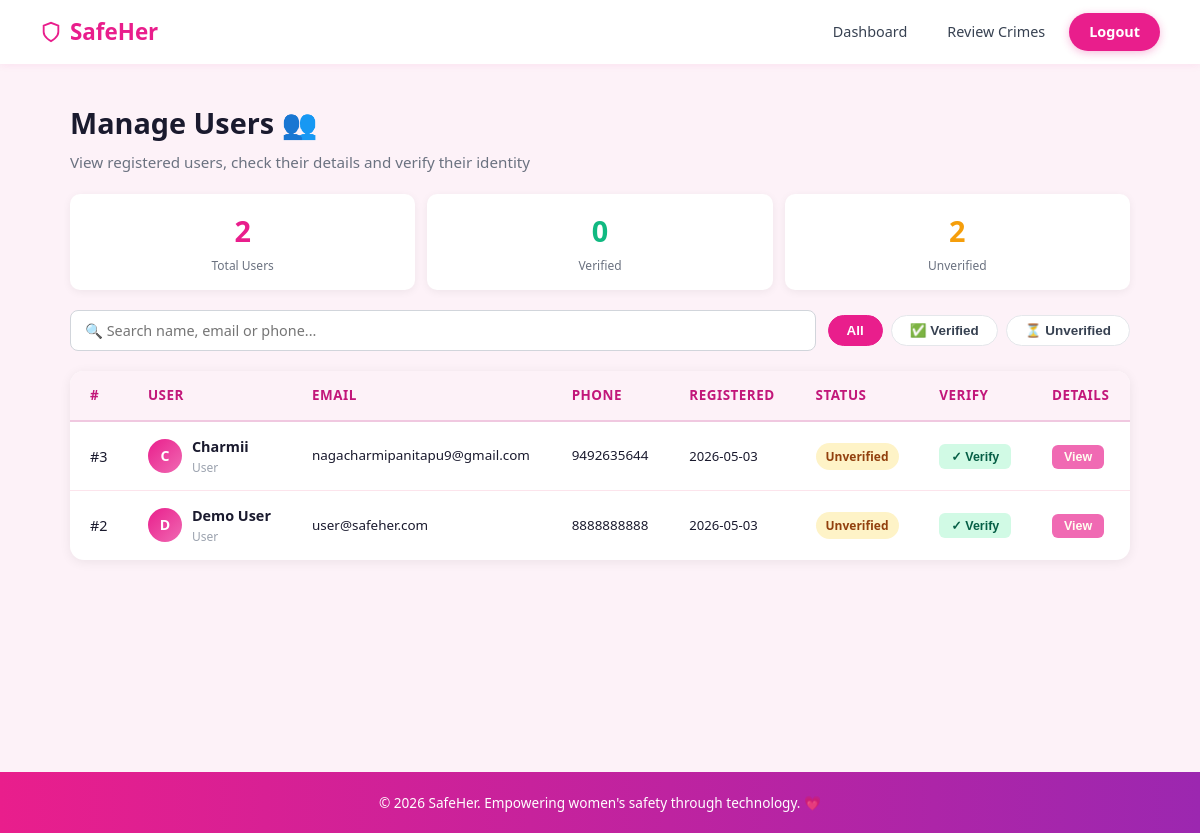
Page /admin/users (signed in) on the committed database.
### tables this page shows
CREATE TABLE users (
        id INTEGER PRIMARY KEY AUTOINCREMENT,
        name TEXT NOT NULL,
        email TEXT UNIQUE NOT NULL,
        password TEXT NOT NULL,
        phone TEXT,
        role TEXT DEFAULT 'user',
        address TEXT,
        emergency_contact_name TEXT,
        emergency_contact_phone TEXT,
        created_at TIMESTAMP DEFAULT CURRENT_TIMESTAMP
    , alternate_phone TEXT, aadhar_number TEXT, current_address TEXT, permanent_address TEXT, contacts_json TEXT DEFAULT '[]', is_verified INTEGER DEFAULT 0);

### routes/admin.py (the view)
@admin_bp.route('/users')
@admin_required
def manage_users():
    db = get_db()
    users = db.execute(
        "SELECT * FROM users WHERE role='user' ORDER BY created_at DESC"
    ).fetchall()
    db.close()
    return render_template('admin/manage_users.html', users=users)

### database.py (called while the page is built)
def get_db():
    conn = sqlite3.connect(DB_PATH)
    conn.row_factory = sqlite3.Row
    return conn

### routes/admin.py (called while the page is built)
def admin_required(f):
    @wraps(f)
    def decorated(*args, **kwargs):
        if session.get('role') != 'admin':
            return redirect('/')
        return f(*args, **kwargs)
    return decorated

### templates/admin/manage_users.html (shortened to what this page needs)
{% extends 'base.html' %}
{% block content %}
<div class="admin-page">
    <h1>Manage Users 👥</h1>
    <p class="subtitle">View registered users, check their details and verify their identity</p>
    <div class="stat-row">
        <div class="s-card">
            <div class="val">{{ users | length }}</div>
            <div class="lbl">Total Users</div>
        </div>
        <div class="s-card green">
            <div class="val" id="stat-v">0</div>
            <div class="lbl">Verified</div>
        </div>
        <div class="s-card amber">
            <div class="val" id="stat-uv">0</div>
            <div class="lbl">Unverified</div>
        </div>
    </div>
    <div class="top-bar">
        <input class="search-box" id="searchBox" type="text"
               placeholder="🔍 Search name, email or phone..."
               oninput="doSearch()">
        <div class="filter-tabs">
            <button class="ftab active" onclick="doFilter('all',this)">All</button>
            <button class="ftab"        onclick="doFilter('verified',this)">✅ Verified</button>
            <button class="ftab"        onclick="doFilter('unverified',this)">⏳ Unverified</button>
        </div>
    </div>
    <div class="table-wrap">
        <table>
            <thead>
                <tr>
                    <th>#</th>
                    <th>User</th>
                    <th>Email</th>
                    <th>Phone</th>
                    <th>Registered</th>
                    <th>Status</th>
                    <th>Verify</th>
                    <th>Details</th>
                </tr>
            </thead>
            <tbody id="utbody">
            {% for u in users %}
            <tr id="urow-{{ u.id }}"
                data-v="{{ u.is_verified or 0 }}"
                data-search="{{ u.name|lower }} {{ u.email|lower }} {{ u.phone or '' }}">
                <td>#{{ u.id }}</td>
                <td>
                    <div class="name-cell">
                        <div class="avatar">{{ u.name[0].upper() }}</div>
                        <div>
                            <div style="font-weight:600;">{{ u.name }}</div>
                            <div style="font-size:0.75rem;color:#9ca3af;">User</div>
                        </div>
                    </div>
                </td>
                <td style="font-size:0.84rem;">{{ u.email }}</td>
                <td style="font-size:0.84rem;">{{ u.phone or 'N/A' }}</td>
                <td style="font-size:0.82rem;">{{ u.created_at.split(' ')[0] if u.created_at else '—' }}</td>
                <td>
                    <span class="vbadge {{ 'yes' if u.is_verified else 'no' }}"
                          id="vbadge-{{ u.id }}">
                        {{ 'Verified' if u.is_verified else 'Unverified' }}
                    </span>
                </td>
                <td>
                    {% if u.is_verified %}
                    <button class="btn-uv" id="vbtn-{{ u.id }}"
                            onclick="toggleVerify({{ u.id }}, false)">✕ Unverify</button>
                    {% else %}
                    <button class="btn-v" id="vbtn-{{ u.id }}"
                            onclick="toggleVerify({{ u.id }}, true)">✓ Verify</button>
                    {% endif %}
                </td>
                <td>
                    <button class="btn-view-u"
                            onclick="openModal({{ u.id }})">View</button>
                </td>
            </tr>
            {% else %}
            <tr><td colspan="8" class="empty-state">No users found.</td></tr>
            {% endfor %}
            </tbody>
        </table>
    </div>
</div>
{% endblock %}

### static/css/style.css (style rules this page uses)
* { margin: 0; padding: 0; box-sizing: border-box; }
:root { --primary: #e91e8c; --primary-light: #f06ab3; --primary-dark: #c2177a; --accent: #9c27b0; --accent-light: #ba68c8; --danger: #ef4444; --danger-dark: #dc2626; --success: #10b981; --warning: #f59e0b; --bg: #fdf2f8; --bg-card: #ffffff; --text: #1a1a2e; --text-light: #6b7280; --border: #f0c8e0; --shadow: 0 4px 24px rgba(233, 30, 140, 0.08); --shadow-lg:0 12px 40px rgba(233, 30, 140, 0.15); --radius: 12px; --radius-lg:20px; --font: 'Segoe UI', system-ui, -apple-system, sans-serif; }
body { font-family: var(--font); background: var(--bg); color: var(--text); line-height: 1.6; }
.admin-page { max-width: 1200px; margin: 0 auto; padding: 40px; }
.admin-page h1 { font-size: 2rem; font-weight: 800; margin-bottom: 8px; }
table { width: 100%; border-collapse: collapse; }
table th { background: #fdf2f8; padding: 14px 20px; text-align: left; font-size: 0.84rem; font-weight: 700; color: var(--primary-dark); text-transform: uppercase; letter-spacing: 0.5px; border-bottom: 2px solid var(--border); }
table td { padding: 13px 20px; border-bottom: 1px solid #fce4ec; font-size: 0.9rem; color: var(--text); }
table tr:last-child td { border-bottom: none; }

### templates/admin/manage_users.html (style rules this page uses)
.admin-page { max-width: 1100px; margin: 0 auto; padding: 36px 20px; }
.admin-page h1 { font-size: 1.8rem; font-weight: 800; margin-bottom: 4px; }
.subtitle { color: #6b7280; margin-bottom: 20px; font-size: 0.95rem; }
.top-bar { display:flex; gap:12px; margin-bottom:20px; flex-wrap:wrap; align-items:center; }
.search-box { flex:1; min-width:220px; padding:10px 14px; border:1.5px solid #d1d5db; border-radius:8px; font-size:0.9rem; font-family:inherit; }
.filter-tabs { display:flex; gap:8px; flex-wrap:wrap; }
.ftab { padding:7px 18px; border-radius:20px; border:1.5px solid #e5e7eb; background:#fff; font-size:0.84rem; font-weight:600; cursor:pointer; transition:all 0.2s; color:#374151; }
.ftab.active { background:#e91e8c; color:#fff; border-color:#e91e8c; }
.stat-row { display:flex; gap:12px; margin-bottom:20px; flex-wrap:wrap; }
.s-card { background:#fff; border-radius:10px; padding:14px 22px; box-shadow:0 2px 8px rgba(0,0,0,0.06); text-align:center; flex:1; min-width:110px; }
.s-card .val { font-size:1.8rem; font-weight:800; color:#e91e8c; }
.s-card.green .val { color:#10b981; }
.s-card.amber .val { color:#f59e0b; }
.s-card .lbl { font-size:0.75rem; color:#6b7280; margin-top:2px; }
.table-wrap { background:#fff; border-radius:14px; box-shadow:0 2px 12px rgba(0,0,0,0.07); overflow-x:auto; }
table { width:100%; border-collapse:collapse; font-size:0.85rem; min-width:700px; }
th { background:#f9fafb; padding:12px 14px; text-align:left; font-weight:600; color:#374151; border-bottom:1.5px solid #f3f4f6; }
td { padding:11px 14px; border-bottom:1px solid #f9fafb; color:#374151; vertical-align:middle; }
tr:last-child td { border-bottom:none; }
.avatar { width:34px; height:34px; border-radius:50%; background:linear-gradient(135deg,#e91e8c,#f06ab3); display:flex; align-items:center; justify-content:center; color:#fff; font-weight:700; font-size:0.88rem; flex-shrink:0; }
.name-cell { display:flex; align-items:center; gap:10px; }
.vbadge { display:inline-flex; align-items:center; gap:4px; padding:4px 10px; border-radius:20px; font-size:0.75rem; font-weight:700; }
.vbadge.no { background:#fef3c7; color:#92400e; }
.btn-v, .btn-uv, .btn-view-u { padding:5px 12px; border-radius:6px; border:none; font-size:0.78rem; font-weight:600; cursor:pointer; transition:all 0.15s; white-space:nowrap; }
.btn-v { background:#d1fae5; color:#065f46; }
.btn-view-u { background:#f06ab3; color:#fffff0; }

### rows in the picture
users: id "3", name "C", name "Charmii", email "nagacharmipanitapu9@gmail.com", phone "9492635644", created_at "2026-05-03", is_verified "Unverified"
users: id "2", name "D", name "Demo User", email "user@safeher.com", phone "8888888888", created_at "2026-05-03", is_verified "Unverified"

### other values in the picture
{{ users | length }} "2"
